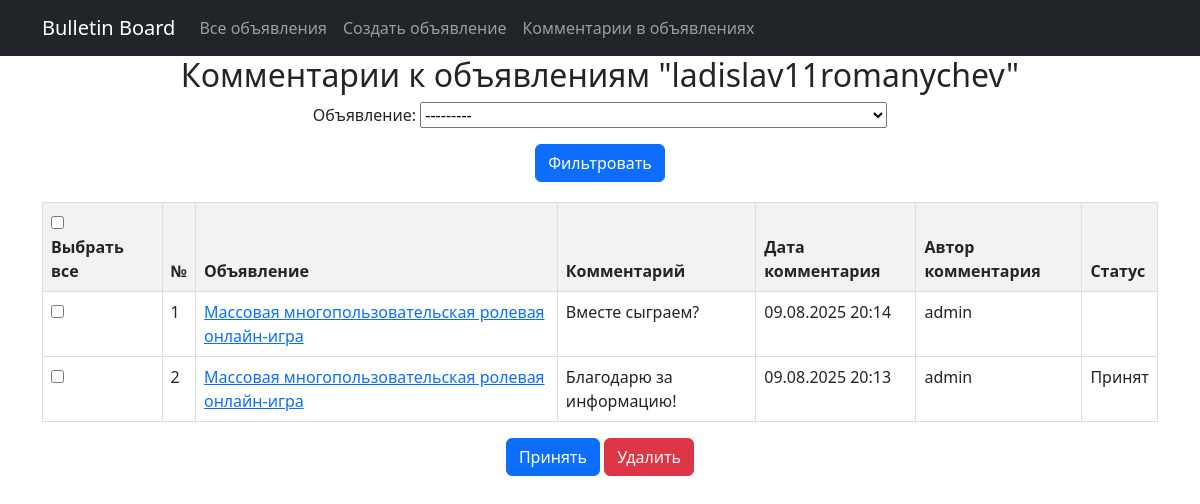
The page /announcements/admin/comments/ (signed in) on the database its author committed.
### board/models.py (models this page shows, shortened)
class Comment(models.Model):
    accepted = models.BooleanField(default=False)
    announcement = models.ForeignKey(Announcement, related_name='comments', on_delete=models.CASCADE)
    user = models.ForeignKey(get_user_model(), on_delete=models.CASCADE)
    content = models.TextField()
    created_at = models.DateTimeField(auto_now_add=True)

class Announcement(models.Model):
    author = models.ForeignKey(get_user_model(), on_delete=models.CASCADE)
    category = models.ForeignKey(Category, on_delete=models.CASCADE)
    title = models.CharField(max_length=200)
    content = models.TextField()
    created_at = models.DateTimeField(auto_now_add=True)
    video_url = models.URLField(blank=True, null=True)
    def __str__(self):
        return self.title

### board/views.py (the view, shortened to what this page needs)
# urls.py: path('announcements/<str:username>/comments/', UserCommentsListView.as_view(), name='comments'),
class UserCommentsListView(LoginRequiredMixin, FilterView, ListView):
    model = Comment
    template_name = 'user_comments_list.html'
    context_object_name = 'comments'
    filterset_class = CommentFilter
    def get_queryset(self):
        current_user = self.request.user
        announcements = Announcement.objects.filter(author=current_user)
        queryset = Comment.objects.exclude(user=current_user).filter(announcement__in=announcements).order_by('-created_at')
        self.filterset = self.filterset_class(self.request.GET, queryset=queryset)
        return self.filterset.qs
    def get_context_data(self, **kwargs):
        context = super().get_context_data(**kwargs)
        context['filter'] = self.filterset
        return context

### templates/user_comments_list.html (shortened to what this page needs)
{% extends 'flatpages/default.html' %}
{% block content %}
<h2>Комментарии к объявлениям "{{ user }}"</h2>
<form method="GET">
    {{ filter.form.as_p }}
    <button type="submit" class="btn btn-primary">Фильтровать</button>
</form>
<form method="POST">
    <table class="table">
        <thead>
            <tr>
                <th><input type="checkbox" id="select-all">
                    <label for="select-all">Выбрать все</label>
                </th>
                <th>№</th>
                <th>Объявление</th>
                <th>Комментарий</th>
                <th>Дата комментария</th>
                <th>Автор комментария</th>
                <th>Статус</th>
            </tr>
        </thead>
        <tbody>
            {% for comment in comments %}
            <tr>
                <td><input type="checkbox" name="selected_comments" value="{{ comment.id }}"></td>
                <td>{{ forloop.counter }}</td>
                <td>
                    <a href="{% url 'announcement_detail' comment.announcement.id %}">{{ comment.announcement.title}}</a>
                </td>
                <td>{{ comment.content }}</td>
                <td>{{ comment.created_at|date:"d.m.Y H:i" }}</td>
                <td>{{ comment.user.username }}</td>
                <td>{% if comment.accepted %}Принят
                    {% endif %}</td>
            </tr>
            {% empty %}
            <tr>
                <td colspan="7" style="text-align: center;">Комментариев пока нет.</td>
            </tr>
            {% endfor %}
        </tbody>
    </table>
    <button type="submit" name="action" value="accept" class="btn btn-primary">Принять</button>
    <button type="submit" name="action" value="delete" class="btn btn-danger">Удалить</button>
</form>
{% endblock %}

### templates/flatpages/default.html (shortened to what this page needs)
{% load cache %}
<!DOCTYPE html>
<html lang="en">
<head>
    {% load static %}
    <link href="{% static 'css/styles.css' %}" rel="stylesheet" />
</head>
<body>
    <nav class="navbar navbar-expand-lg navbar-dark bg-dark static-top">
        <div class="container">
            <a class="navbar-brand" href="#">Bulletin Board</a>
            <div class="collapse navbar-collapse" id="navbarResponsive">
                <ul class="navbar-nav ml-auto">
                    <li class="nav-item active">
                        <a class="nav-link" href="/announcements/">Все объявления</a>
                    </li>
                    <li class="nav-item">
                        <a class="nav-link" href="/announcements/create/">Создать объявление</a>
                    </li>
                    {% if user.is_authenticated %}
                    <li class="nav-item">
                    <a class="nav-link" href="{% url 'comments' username=request.user.username %}">Комментарии в объявлениях</a>
                    </li>
                    {% endif %}
                </ul>
            </div>
        </div>
    </nav>
    <div class="container">
        <div class="row">
            <div class="col-lg-12 text-center">
                {% block content %}{% endblock content %}
            </div>
        </div>
    </div>
</body>
</html>

### templates/user_comments_list.html (style rules this page uses)
.table { width: 100%; border-collapse: collapse; margin-top: 20px; }
.table th, .table td { border: 1px solid #ddd; padding: 8px; text-align: left; }
.table th { background-color: #f2f2f2; font-weight: bold; }

### rows shown on the page
Comment: announcement "Массовая многопользовательская ролевая онлайн-игра", content "Вместе сыграем?", created_at "09.08.2025 20:14", user.username "admin"
Comment: announcement "Массовая многопользовательская ролевая онлайн-игра", content "Благодарю за информацию!", created_at "09.08.2025 20:13", user.username "admin", accepted "Принят"

### other values the page prints
{{ user }} "ladislav11romanychev"
